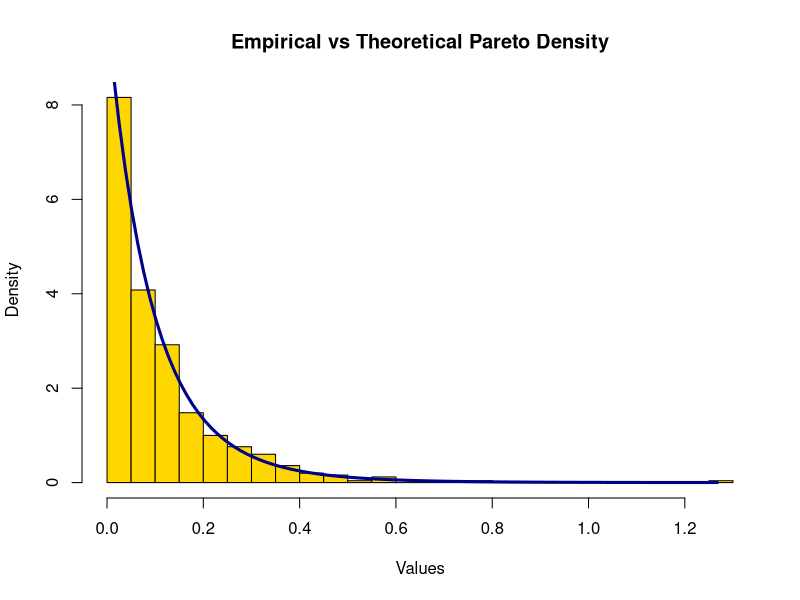

This figure's R source:
# ==============================================================================
# Project: Inverse Transform Method for Stochastic Simulation
# Description: Generating Heavy-Tailed (Pareto) and Short-Tailed (Exponential) 
#              distributions from Uniform pseudo-random numbers.
# ==============================================================================

# 1. Custom Pareto Probability Density & Cumulative Functions
dpareto <- function(x, beta, b) {
  if (beta <= 0 || b <= 0) stop("Parameters beta and b must be strictly positive.")
  ifelse(x < 0, 0, (beta * b^beta) / (x + b)^(beta + 1))
}

rpareto <- function(n, beta, b) {
  u <- runif(n)
  return(b * (1 - u)^(-1 / beta) - b)
}

# 2. Monte Carlo Verification Pipeline
run_pareto_simulation <- function(n = 500, beta = 10, b = 1) {
  cat("\n[+] Executing Pareto Simulation (n =", n, ", beta =", beta, ")\n")
  
  sampled_data <- rpareto(n, beta, b)
  
  # Structural Visualization
  hist(sampled_data, freq = FALSE, breaks = 25, col = "gold",
       main = "Empirical vs Theoretical Pareto Density", xlab = "Values")
  
  # Overlay theoretical mathematical continuous curve
  curve(dpareto(x, beta, b), from = 0, to = max(sampled_data), 
        add = TRUE, col = "darkblue", lwd = 3)
  
  cat("[-] Data range verified between:", min(sampled_data), "and", max(sampled_data), "\n")
}

# Execution Pipeline
par(mfrow = c(1, 1))
run_pareto_simulation()
